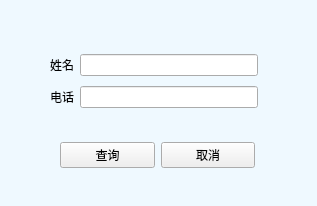
<?xml version="1.0" encoding="UTF-8"?>
<ui version="4.0">
 <class>amendData</class>
 <widget class="QWidget" name="amendData">
  <property name="geometry">
   <rect>
    <x>0</x>
    <y>0</y>
    <width>317</width>
    <height>206</height>
   </rect>
  </property>
  <property name="minimumSize">
   <size>
    <width>317</width>
    <height>206</height>
   </size>
  </property>
  <property name="maximumSize">
   <size>
    <width>317</width>
    <height>206</height>
   </size>
  </property>
  <property name="windowTitle">
   <string>请输入联系人姓名和电话</string>
  </property>
  <property name="styleSheet">
   <string notr="true">#amendData { background:rgb(239, 249, 255); }</string>
  </property>
  <widget class="QWidget" name="layoutWidget">
   <property name="geometry">
    <rect>
     <x>50</x>
     <y>50</y>
     <width>208</width>
     <height>63</height>
    </rect>
   </property>
   <layout class="QVBoxLayout" name="verticalLayout">
    <item>
     <layout class="QHBoxLayout" name="horizontalLayout">
      <item>
       <widget class="QLabel" name="label">
        <property name="text">
         <string>姓名</string>
        </property>
       </widget>
      </item>
      <item>
       <widget class="QLineEdit" name="nameLineEdit"/>
      </item>
     </layout>
    </item>
    <item>
     <layout class="QHBoxLayout" name="horizontalLayout_2">
      <item>
       <widget class="QLabel" name="label_3">
        <property name="text">
         <string>电话</string>
        </property>
       </widget>
      </item>
      <item>
       <widget class="QLineEdit" name="phoneLineEdit"/>
      </item>
     </layout>
    </item>
   </layout>
  </widget>
  <widget class="QWidget" name="layoutWidget">
   <property name="geometry">
    <rect>
     <x>60</x>
     <y>140</y>
     <width>195</width>
     <height>30</height>
    </rect>
   </property>
   <layout class="QHBoxLayout" name="horizontalLayout_3">
    <item>
     <widget class="QPushButton" name="searchButton">
      <property name="text">
       <string>查询</string>
      </property>
     </widget>
    </item>
    <item>
     <widget class="QPushButton" name="cancelButton">
      <property name="text">
       <string>取消</string>
      </property>
     </widget>
    </item>
   </layout>
  </widget>
 </widget>
 <resources/>
 <connections/>
</ui>
